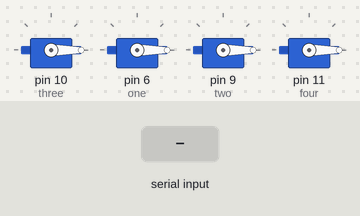
This sketch was run on a simulated Arduino Uno, built with avr-gcc and run on an emulated ATmega328P. Parts: 4 × servo. The test bench sets the inputs (shaded band). What the sketch prints to the serial monitor is not drawn.

Above: at 1.2 s.
1.3 s: "Claw" received over the second serial link
At 2.7 s:
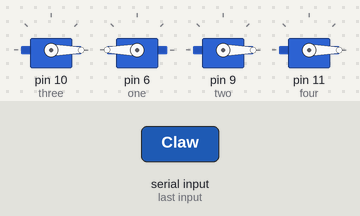
3.8 s: "Left" received over the second serial link
At 5.8 s:
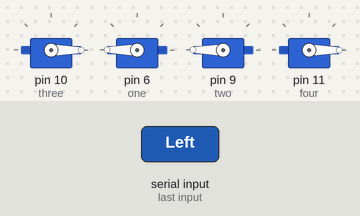
6.3 s: "Right" received over the second serial link
At 7.7 s:
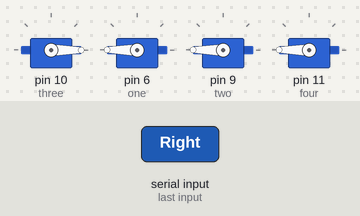
Timing chart, 0 to 9.3 s (numbered marks = the images above; inputs shaded):
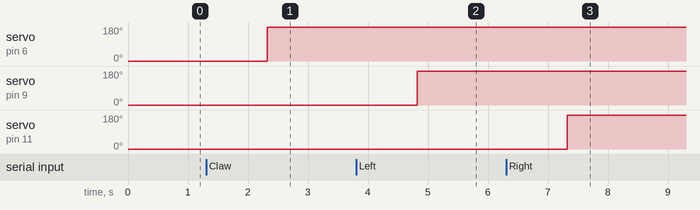

Measured:
- after the input at 1.3 s, servo on pin 6 (one): 0° → 180° after 1.0 s
- after the input at 3.8 s, servo on pin 9 (two): 0° → 180° after 1.0 s
- after the input at 6.3 s, servo on pin 11 (four): 0° → 180° after 1.0 s

The sketch:

Basic.ino
```cpp
#include<SoftwareSerial.h>
#include <Servo.h>

Servo three;
Servo one;
Servo two;
Servo four;

SoftwareSerial bt(2, 3);
int pos;

void setup()
{
  three.attach(10);//base
  one.attach(6); //claw
  two.attach(9);//left
  four.attach(11); //right

  one.write(0);
  two.write(0);
  three.write(0);
  four.write(0);

  bt.begin(9600);
  Serial.begin(9600);
}

void loop()
{
 if (bt.available()>0)
    {
  Serial.println("Enter which motor to move:");
  String  val = bt.readString();
  Serial.print(val);
    if (val=="Base")
       {
        bt.write("Enter the angle:");
        Serial.println("Enter the angle:");
         if (bt.available()>0){
        int pos1 = bt.read();
        Serial.print(pos1);
        pos1 = map(pos1, 0, 180, 180, 0);
        three.write(pos1);
       }
       }
      else if (val=="Claw")
              {
                Serial.println("Enter the angle:");
                bt.write("Enter the angle:");
                int pos2 = bt.read();
                Serial.print(pos2);
                pos2 = map(pos2, 0, 180, 180, 0);
                one.write(pos2);
              }
           else if (val=="Left")
              {
                Serial.println("Enter the angle:");
                bt.write("Enter the angle:");
                int pos3 = bt.read();
                Serial.print(pos3);
                pos3 = map(pos3, 0, 180, 180, 0);
                two.write(pos3);
              }
              else if (val=="Right")
                  {
                    Serial.println("Enter the angle:");
                    bt.write("Enter the angle:");
                    int pos4 = bt.read();
                    Serial.print(pos4);
                    pos4 = map(pos4, 0, 180, 180, 0);
                    four.write(pos4);
                  }
     }
}
```
